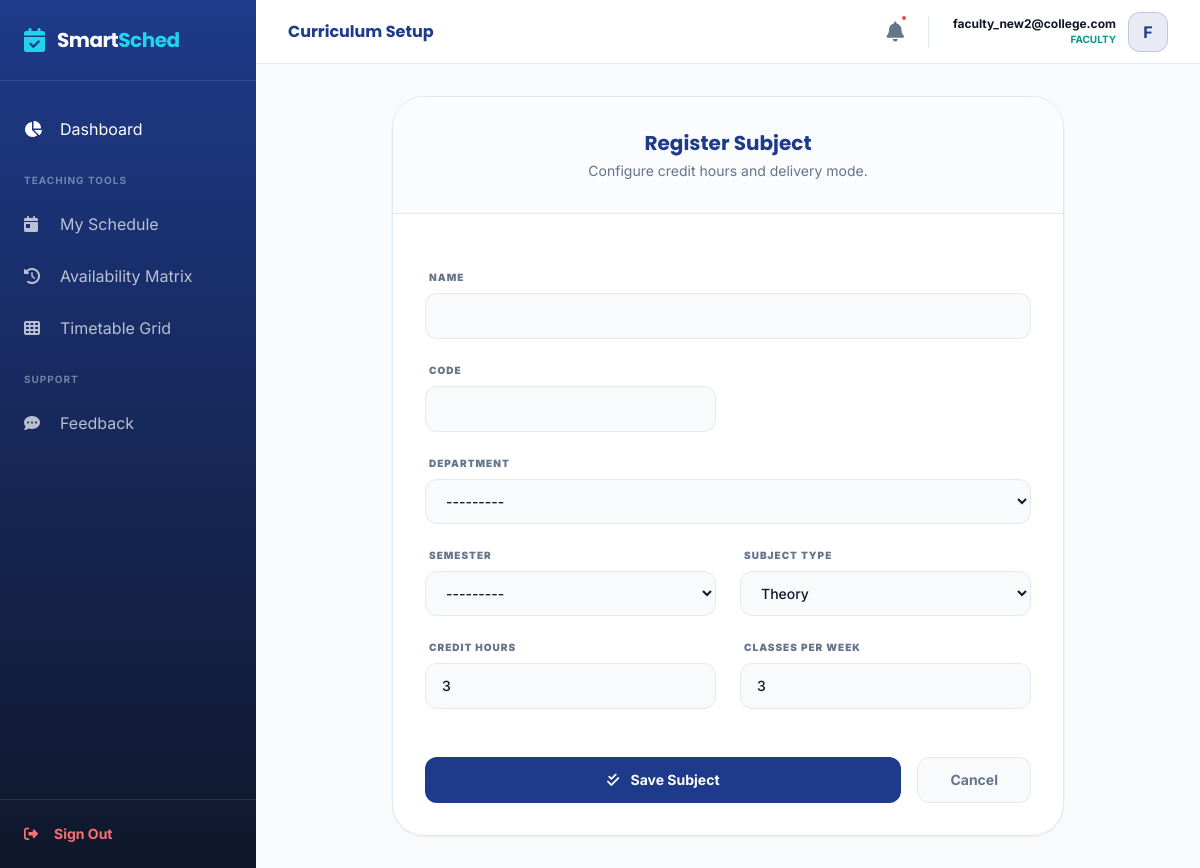
Screenshot of /core/subjects/add/ (signed in) with the database file from the repository.
### accounts/models.py (models this page shows, shortened)
class User(AbstractUser):
    ADMIN = 'admin'
    FACULTY = 'faculty'
    ROLE_CHOICES = [
        (ADMIN, 'Admin/HOD'),
        (FACULTY, 'Faculty/User'),
    ]
    username = None
    email = models.EmailField(unique=True)
    role = models.CharField(max_length=10, choices=ROLE_CHOICES, default=FACULTY)
    profile_picture = models.ImageField(upload_to='profiles/', null=True, blank=True)
    is_verified = models.BooleanField(default=False)
    login_count = models.PositiveIntegerField(default=0)
    USERNAME_FIELD = 'email'
    REQUIRED_FIELDS = []
    objects = CustomUserManager()

### core/views.py (the view)
# urls.py: path('subjects/add/', views.SubjectCreateView.as_view(), name='subject_add'),
class SubjectCreateView(LoginRequiredMixin, CreateView):
    model = Subject
    fields = ['name', 'code', 'department', 'semester', 'subject_type', 'credit_hours', 'classes_per_week']
    template_name = 'core/subject_form.html'
    success_url = reverse_lazy('subject_list')

### core/models.py (called while the page is built)
    def __str__(self):
        return f"{self.name} ({self.code})"

    def __str__(self):
        return f"Semester {self.number} ({self.academic_year})"

### templates/core/subject_form.html (shortened to what this page needs)
{% extends 'base_dashboard.html' %}
{% block header_title %}Curriculum Setup{% endblock %}
{% block content %}
<div class="max-w-2xl mx-auto fade-in-up">
    <div class="bg-white rounded-[32px] border border-borderSubtle shadow-sm overflow-hidden">
        <div class="p-8 border-b border-borderSubtle bg-bgSoft/50 text-center">
            <h3 class="font-display text-xl font-bold text-primary">
                {% if form.instance.pk %}Modify{% else %}Register{% endif %} Subject
            </h3>
            <p class="text-textGray text-sm mt-1">Configure credit hours and delivery mode.</p>
        </div>
        <form method="POST" class="p-8 space-y-6">
            <div class="grid grid-cols-1 md:grid-cols-2 gap-6">
                {% for field in form %}
                <div class="flex flex-col gap-2 {% if field.name == 'name' or field.name == 'department' %}md:col-span-2{% endif %}">
                    <label class="text-[10px] font-black text-textGray uppercase tracking-widest ml-1">
                        {{ field.label }}
                    </label>
                    {{ field }}
                </div>
                {% endfor %}
            </div>
            <div class="pt-6 flex gap-4">
                <button type="submit" class="btn-glow bg-primary text-white px-8 py-3 rounded-xl font-bold text-sm flex-1">
                    <i class="fa-solid fa-check-double mr-2"></i> Save Subject
                </button>
                <a href="{% url 'subject_list' %}" class="bg-bgSoft border border-borderSubtle text-textGray px-8 py-3 rounded-xl font-bold text-sm hover:bg-white transition-all text-center">
                    Cancel
                </a>
            </div>
        </form>
    </div>
</div>
{% endblock %}

### templates/base_dashboard.html (shortened to what this page needs)
{% load static %}
<!DOCTYPE html>
<html lang="en">
<head>
    <script src="https://cdn.tailwindcss.com"></script>
    <link rel="stylesheet" href="https://cdnjs.cloudflare.com/ajax/libs/font-awesome/6.4.0/css/all.min.css">
</head>
<body class="bg-bgSoft font-sans text-textDark">
    <aside class="fixed inset-y-0 left-0 w-64 sidebar-gradient text-white hidden md:flex flex-col z-50">
        <div class="p-6 border-b border-white/10">
            <a href="/" class="flex items-center gap-3">
                <i class="fa-solid fa-calendar-check text-highlight text-2xl"></i>
                <span class="font-display text-xl font-bold tracking-tight">Smart<span
                        class="text-highlight">Sched</span></span>
            </a>
        </div>
        <nav class="flex-grow py-6 space-y-1">
            <a href="{% if user.role == 'admin' %}{% url 'admin_dashboard' %}{% else %}{% url 'user_dashboard' %}{% endif %}"
                class="flex items-center gap-4 px-6 py-3 hover:bg-white/5 transition-all {% if 'dashboard' in request.path %}nav-active{% endif %}">
                <i class="fa-solid fa-chart-pie w-5"></i> Dashboard
            </a>
            {% if user.role == 'admin' %}
            <div class="px-6 pt-4 pb-2 text-[10px] font-bold text-white/40 uppercase tracking-widest">Academic Core
            </div>
            <div class="px-6 pt-4 pb-2 text-[10px] font-bold text-white/40 uppercase tracking-widest">Academic Core
            </div>
            <a href="{% url 'department_list' %}"
                class="flex items-center gap-4 px-6 py-3 hover:bg-white/5 transition-all text-white/70 {% if 'department' in request.path %}nav-active{% endif %}">
                <i class="fa-solid fa-sitemap w-5"></i> Departments
            </a>
            <a href="{% url 'semester_add' %}"
                class="flex items-center gap-4 px-6 py-3 hover:bg-white/5 transition-all text-white/70 {% if 'semester' in request.path %}nav-active{% endif %}">
                <i class="fa-solid fa-layer-group w-5"></i> Semesters
            </a>
            <a href="{% url 'section_add' %}"
                class="flex items-center gap-4 px-6 py-3 hover:bg-white/5 transition-all text-white/70 {% if 'section' in request.path %}nav-active{% endif %}">
                <i class="fa-solid fa-users-rectangle w-5"></i> Sections
            </a>
            <a href="{% url 'classroom_list' %}"
                class="flex items-center gap-4 px-6 py-3 hover:bg-white/5 transition-all text-white/70 {% if 'classroom' in request.path %}nav-active{% endif %}">
                <i class="fa-solid fa-door-open w-5"></i> Classrooms
            </a>
            <a href="{% url 'subject_list' %}"
                class="flex items-center gap-4 px-6 py-3 hover:bg-white/5 transition-all text-white/70 {% if 'subject' in request.path %}nav-active{% endif %}">
                <i class="fa-solid fa-book w-5"></i> Subjects
            </a>
            <div class="px-6 pt-4 pb-2 text-[10px] font-bold text-white/40 uppercase tracking-widest">Planning</div>
            <a href="{% url 'faculty_list' %}"
                class="flex items-center gap-4 px-6 py-3 hover:bg-white/5 transition-all text-white/70 {% if 'faculty' in request.path %}nav-active{% endif %}">
                <i class="fa-solid fa-user-tie w-5"></i> Faculty
            </a>
            <a href="{% url 'generate_timetable' %}"
                class="flex items-center gap-4 px-6 py-3 hover:bg-white/5 transition-all text-white/70 {% if 'generate' in request.path %}nav-active{% endif %}">
                <i class="fa-solid fa-wand-magic-sparkles w-5"></i> Scheduler
            </a>
            {% else %}
            <div class="px-6 pt-4 pb-2 text-[10px] font-bold text-white/40 uppercase tracking-widest">Teaching Tools
            </div>
            <a href="{% url 'user_dashboard' %}"
                class="flex items-center gap-4 px-6 py-3 hover:bg-white/5 transition-all text-white/70 {% if 'user_dashboard' in request.resolver_match.url_name %}nav-active{% endif %}">
                <i class="fa-solid fa-calendar-day w-5"></i> My Schedule
            </a>
            <a href="{% url 'faculty_availability' %}"
                class="flex items-center gap-4 px-6 py-3 hover:bg-white/5 transition-all text-white/70 {% if 'availability' in request.path %}nav-active{% endif %}">
                <i class="fa-solid fa-clock-rotate-left w-5"></i> Availability Matrix
            </a>
            {% endif %}
            <a href="{% url 'timetable_view' %}"
                class="flex items-center gap-4 px-6 py-3 hover:bg-white/5 transition-all text-white/70 {% if 'view' in request.path and 'timetable' in request.path %}nav-active{% endif %}">
                <i class="fa-solid fa-table-cells w-5"></i> Timetable Grid
            </a>
            <div class="px-6 pt-4 pb-2 text-[10px] font-bold text-white/40 uppercase tracking-widest">Support</div>
            <a href="{% if user.role == 'admin' %}{% url 'admin_feedback_list' %}{% else %}{% url 'feedback_create' %}{% endif %}"
                class="flex items-center gap-4 px-6 py-3 hover:bg-white/5 transition-all text-white/70 {% if 'feedback' in request.path %}nav-active{% endif %}">
                <i class="fa-solid fa-comment-dots w-5"></i> Feedback
            </a>
        </nav>
        <div class="p-6 border-t border-white/10">
            <a href="{% url 'logout' %}"
                class="flex items-center gap-4 text-red-400 hover:text-red-300 text-sm font-bold transition-colors">
                <i class="fa-solid fa-right-from-bracket"></i> Sign Out
            </a>
        </div>
    </aside>
    <div class="md:ml-64 flex flex-col min-h-screen">
        <header
            class="h-16 bg-white border-b border-borderSubtle flex items-center justify-between px-8 sticky top-0 z-40">
            <h1 class="font-display font-bold text-primary">{% block header_title %}System Overview{% endblock %}</h1>
            <div class="flex items-center gap-6">
                <a href="{% url 'notification_list' %}"
                    class="relative text-textGray hover:text-primary transition-colors">
                    <i class="fa-solid fa-bell text-xl"></i>
                    {% if user.notifications.all %}
                    {% if not user.notifications.first.is_read %}
                    <span class="absolute -top-1 -right-1 w-2 h-2 bg-red-500 rounded-full border-2 border-white"></span>
                    {% endif %}
                    {% endif %}
                </a>
                <div class="flex items-center gap-3">
                    <div class="text-right hidden sm:block">
                        <p class="text-xs font-bold text-textDark">{{ user.email }}</p>
                        <p class="text-[10px] font-bold text-secondary uppercase">{{ user.role }}</p>
                    </div>
                    <div
                        class="w-10 h-10 bg-primary/10 rounded-xl flex items-center justify-center text-primary font-bold border border-primary/20">
                        {{ user.email|slice:":1"|upper }}
                    </div>
                </div>
            </div>
        </header>
        <main class="p-8">
            {% block content %}{% endblock %}
        </main>
    </div>
</body>
</html>

### templates/base_dashboard.html (style rules this page uses)
.sidebar-gradient { background: linear-gradient(180deg, #1E3A8A 0%, #0F172A 100%); }
.fade-in-up { animation: fadeInUp 0.5s ease-out forwards; }

### rows the page displays
User: email "faculty_new2@college.com", role "FACULTY", email "F"

### other values shown
{{ field.label }} "NAME" "CODE" "DEPARTMENT" "SEMESTER" "SUBJECT TYPE" "CREDIT HOURS" "CLASSES PER WEEK"
